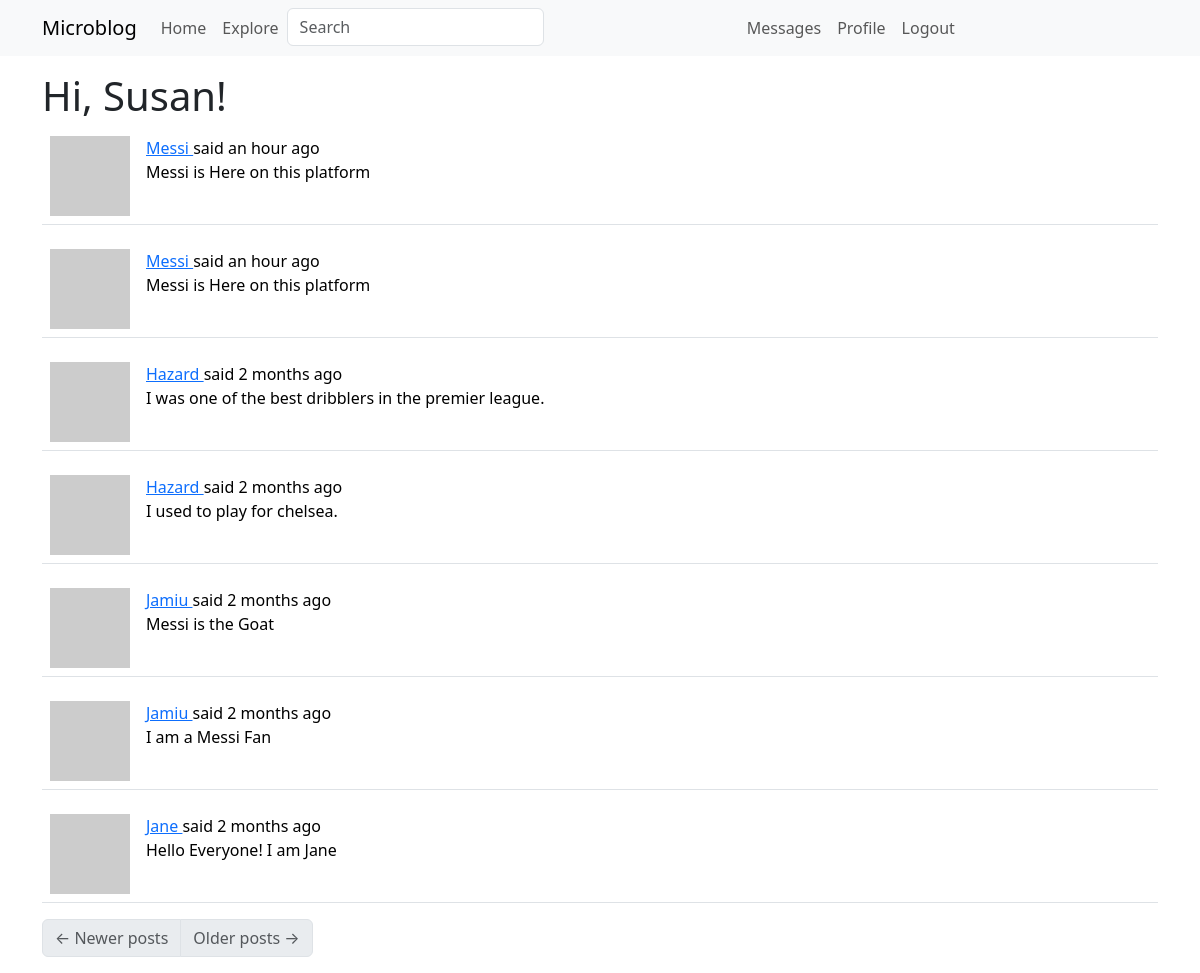
Page /explore (signed in) on the committed database.
### app/model.py (models this page shows, shortened)
class User(UserMixin, db.Model):
    id = db.Column(db.Integer, primary_key=True)
    username = db.Column(db.String(64), index=True, unique=True)
    email = db.Column(db.String(128), index=True, unique=True)
    password_hash = db.Column(db.String(128))
    about_me = db.Column(db.String(140))
    last_seen = db.Column(db.DateTime, default=lambda: datetime.now(UTC))
    last_messages_read_time = db.Column(db.DateTime)
    posts = db.relationship('Post', backref='author', lazy='dynamic')
    followed = db.relationship(
        'User', secondary=followers,
        primaryjoin=(followers.c.follower_id == id),
        secondaryjoin= (followers.c.followed_id == id),
        backref= db.backref('followers', lazy='dynamic'), lazy = 'dynamic'
    )
    messages_sent = db.relationship('Message', foreign_keys='Message.sender_id', backref='author', lazy='dynamic')
    messages_received = db.relationship('Message',
                                        foreign_keys='Message.recipient_id', backref='recipient', lazy='dynamic')
    notifications = db.relationship('Notifications', backref='user', lazy='dynamic')
    tasks = db.relationship('Task', backref='user', lazy='dynamic')
    def avatar(self, size):
        digest = md5(self.email.lower().encode('utf-8')).hexdigest()
        return 'https://www.gravatar.com/avatar/{}?d=identicon&s={}'.format(digest, size)
    def new_messages(self):
        last_read_time = self.last_messages_read_time or datetime(1990, 1, 1)
        return Message.query.filter_by(recipient=self).filter(
            Message.timestamp > last_read_time
        ).count()
    def get_tasks_in_progress(self):
        return Task.query.filter_by(user=self, complete=False).all()

class SearchableMixin(object):
    @classmethod
    def before_commit(cls, session):
        session._changes = {
            'add': list(session.new),
            'update': list(session.dirty),
            'delete': list(session.deleted)
        }
    @classmethod
    def after_commit(cls, session):
        for obj in session._changes['add']:
            if isinstance(obj, SearchableMixin):
                add_to_index(obj.__tablename__, obj)
        for obj in session._changes['update']:
            if isinstance(obj, SearchableMixin):
                add_to_index(obj.__tablename__, obj)
        for obj in session._changes['delete']:
            if isinstance(obj, SearchableMixin):
                remove_from_index(obj.__tablename__, obj)
        session._changes = None

class Post(SearchableMixin, db.Model):
    __searchable__ = ['body']
    id = db.Column(db.Integer, primary_key=True)
    body = db.Column(db.String(64))
    timestamp = db.Column(db.DateTime, index=True, default=lambda: datetime.now(UTC))
    user_id = db.Column(db.Integer, db.ForeignKey('user.id'))

### app/main/routes.py (the view)
@bp.route('/explore')
@login_required
def explore():
    page = request.args.get('page', 1, type=int)
    posts = Post.query.order_by(Post.timestamp.desc()).paginate(page=page, per_page=current_app.config['POSTS_PER_PAGE'],
                                                                error_out=False)
    next_url = url_for('main.explore', page=posts.next_num) \
        if posts.has_next else None
    prev_url = url_for('main.explore', page=posts.prev_num) \
        if posts.has_prev else None
    return render_template('index.html', title=_('Explore'), posts=posts.items,
                           next_url=next_url, prev_url=prev_url)

### app/main/forms.py
class SearchForm(FlaskForm):
    q = StringField(_l('Search'), validators=[DataRequired()])
    def __init__(self, *args, **kwargs):
        if 'formdata' not in kwargs:
            kwargs['formdata'] = request.args
        if 'csrf_enabled' not in kwargs:
            kwargs['csrf_enabled'] = False
        super(SearchForm, self).__init__(*args, **kwargs)

### app/__init__.py (called while the page is built)
def get_locale():
    return request.accept_languages.best_match(current_app.config['LANGUAGES'])

### app/main/routes.py (called while the page is built)
@bp.before_request
def before_request():
    if current_user.is_authenticated:
        current_user.last_seen = datetime.now(UTC)
        db.session.commit()
        g.search_form = SearchForm()
    g.locale = str(get_locale())

### app/model.py (called while the page is built)
@login.user_loader
def load_user(id):
    return User.query.get(int(id))

### app/templates/index.html (shortened to what this page needs)
{% extends "base.html" %}
{% import "bootstrap_wtf.html" as wtf%}
{% block content %}
    <h1>{{ _('Hi, %(username)s!', username=current_user.username) }}</h1>
    {% for post in posts %}
        {% include '_post.html' %}
    {% endfor %}
    <nav aria-label="post navigation">
        <ul class="pagination">
            <li class="page-item{% if not prev_url %} disabled{% endif %}">
                <a class="page-link" href="{{ prev_url }}">
                    <span aria-hidden="true">&larr;</span> {{ _('Newer posts') }}
                </a>
            </li>
            <li class="page-item{% if not next_url %} disabled{% endif %}">
                <a class="page-link" href="{{ next_url }}">
                    {{ _('Older posts') }} <span aria-hidden="true">&rarr;</span>
                </a>
            </li>
        </ul>
    </nav>
{% endblock %}

### app/templates/_post.html (shortened to what this page needs)
<table class="table table-hover">
    <tr>
        <td width="70px">
            <a href="{{ url_for('main.user', username=post.author.username) }}">
                    <img src="{{ post.author.avatar(70) }}" />
            </a>
        </td>
        <td>
                {{ _('%(username)s said %(when)s',
                    username=user_link, when=moment(post.timestamp).fromNow()) }}
            <br>
            {{ post.body }}
        </td>
    </tr>
</table>

### rows in the picture
Post: body "Messi is Here on this platform"
Post: body "Messi is Here on this platform"
Post: body "I was one of the best dribblers in the premier league."
Post: body "I used to play for chelsea."
Post: body "Messi is the Goat"
Post: body "I am a Messi Fan"
Post: body "Hello Everyone! I am Jane"
